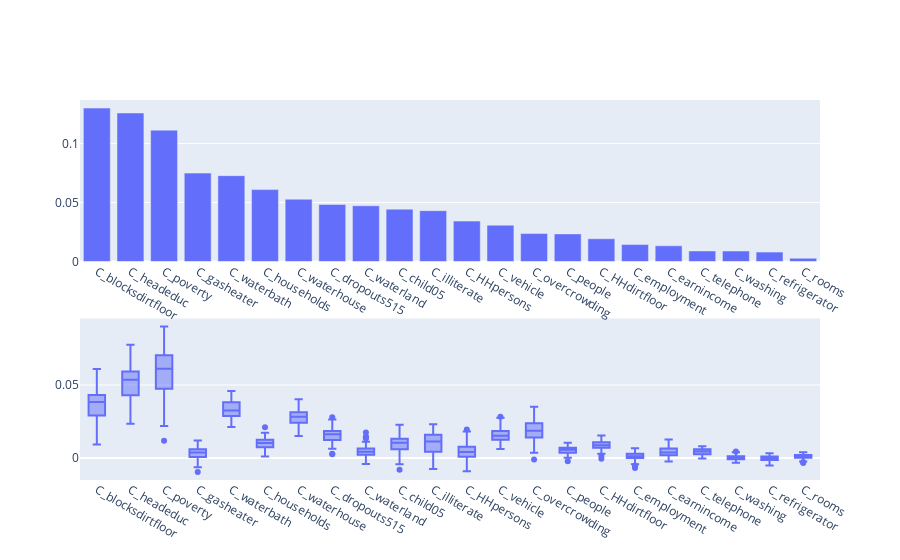

Write notebook code for a chart like this one.
### Markdown cell above
Our model performs in a decent way on this variable and can often predict what households will get garbage collection from the census data. In the following, we will analyse how important the different features were in the prediction.

### Code cell
plot_feature_importance(df_survey_train, df_survey_test, df_census_train, df_census_test, GradientBoostingRegressor(), ['S_garbage'])

### Figure 1 — Plotly figure (JSON) as saved in the notebook; plotly's stock layout.template omitted (floating-point values rounded to 4 significant figures; data arrays with more than 128 entries replaced by an {"elided": "..."} marker saying what was removed)
{"data": [{"type": "bar", "x": ["C_blocksdirtfloor", "C_headeduc", "C_poverty", "C_gasheater", "C_waterbath", "C_households", "C_waterhouse", "C_dropouts515", "C_waterland", "C_child05", "C_illiterate", "C_HHpersons", "C_vehicle", "C_overcrowding", "C_people", "C_HHdirtfloor", "C_employment", "C_earnincome", "C_telephone", "C_washing", "C_refrigerator", "C_rooms"], "xaxis": "x", "y": [0.1301, 0.126, 0.1114, 0.07497, 0.0728, 0.06097, 0.05282, 0.04839, 0.04727, 0.0444, 0.04315, 0.03426, 0.0308, 0.0237, 0.02342, 0.0193, 0.01436, 0.01331, 0.008956, 0.008903, 0.007965, 0.002788], "yaxis": "y"}, {"alignmentgroup": "True", "hovertemplate": "variable=%{x}<br>value=%{y}<extra></extra>", "legendgroup": "", "marker": {"color": "#636efa"}, "name": "", "notched": false, "offsetgroup": "", "orientation": "v", "showlegend": false, "type": "box", "x": {"elided": "2200 str values"}, "x0": " ", "xaxis": "x2", "y": {"elided": "2200 float values"}, "y0": " ", "yaxis": "y2"}], "layout": {"autosize": true, "showlegend": false, "xaxis": {"anchor": "y", "autorange": true, "domain": [0, 1], "range": [-0.5, 21.5], "type": "category"}, "xaxis2": {"anchor": "y2", "autorange": true, "domain": [0, 1], "range": [-0.5, 21.5], "type": "category"}, "yaxis": {"anchor": "x", "autorange": true, "domain": [0.575, 1], "range": [0, 0.137], "type": "linear"}, "yaxis2": {"anchor": "x2", "autorange": true, "domain": [0, 0.425], "range": [-0.01502, 0.09548], "type": "linear"}}}
